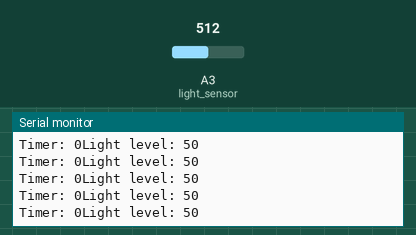
Bench run of a sketch on a simulated Arduino Uno, built with avr-gcc and run on an emulated ATmega328P. Shown: the last lines printed to the serial monitor. Inputs (shaded band) come from the test bench; at power-on: A3 (light_sensor) = 512.

Above: at 1.2 s.
1.3 s: A3 (light_sensor) set to 58
At 1.31 s:
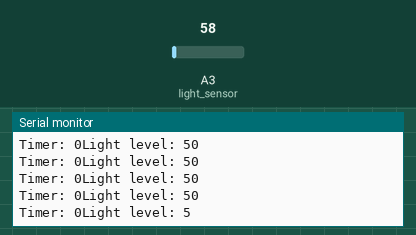
2.8 s: A3 (light_sensor) set to 47
At 3.7 s:
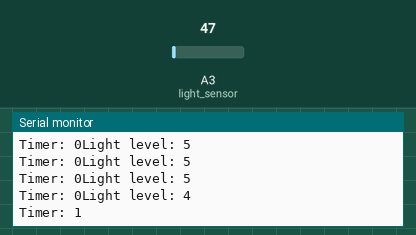
Timing chart, 0 to 5.8 s (numbered marks = the images above; inputs shaded):
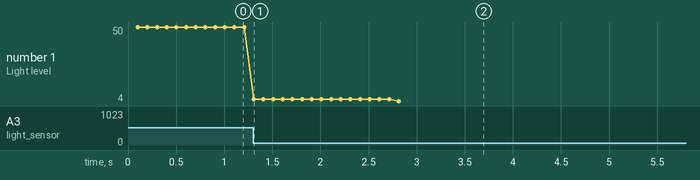

The sketch:

IOTProject_LightOnly.ino
```cpp
//  code for reading sensor comes from https://sensorkit.arduino.cc/sensorkit/module/lessons/lesson/05-the-light-sensor

int light_sensor = A3;
bool timer = false;
int lightLevel = 5;
void setup() {
  // put your setup code here, to run once:
Serial.begin(9600); //begin Serial Communication
}

void loop()
{
  // put your main code here, to run repeatedly:
  int raw_light = analogRead(light_sensor); // read the raw value from light_sensor pin (A3)
  int light = map(raw_light, 0, 1023, 0, 100); // map the value from 0, 1023 to 0, 100
  int ledPin = 5;

  Serial.print("Light level: ");
  Serial.println(light); // print the light value in Serial Monitor

  delay(100); // add a delay to only read and print every 100 miliseconds or tenth of a second


  if(light < lightLevel )
  {
   //digitalWrite(5, LOW);
   timer = true;
  }

  else
  {
    // turn LED off:
    digitalWrite(5, LOW);
    timer = false;
  }
  Serial.print("Timer: ");
  Serial.print(timer);
          // deivydosser is dossing again 06.03.2024, 12.03.2024//
  int cnt = 0; // counter that is set to go up by one every second
  while(timer == true && light < lightLevel)// while light is less then 10
  {
    delay(1000);
    cnt++;
    if (cnt >= 10)
    {
      digitalWrite(5, HIGH);
      timer = false;

    }
    raw_light = analogRead(light_sensor); // read the raw value from light_sensor pin (A3)
     light = map(raw_light, 0, 1023, 0, 100);

    Serial.print("Counter: ");
    Serial.print(cnt);
  }
}
```

Measured:
- the behaviour switches between 52 and 51 on A3 (light_sensor) (found by bisection; images 1 and 2)
- after the input at 1.3 s, the serial monitor: prints a new line at once (image 1)
- after the input at 2.8 s, the serial monitor: prints a new line at once (image 2)
- plotted number 1: 50 → 5 after the input at 1.3 s, 5 → 4 after the input at 2.8 s
